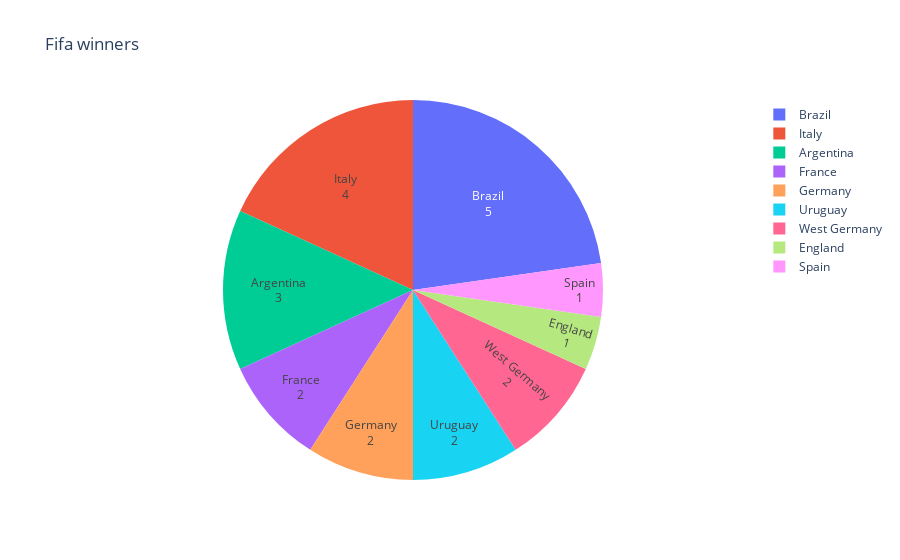

Here is the notebook cell this chart was saved with:
### Code cell
import plotly.express as px
fig=px.pie(winner,names='Champion',values='Number of times winner',title='Fifa winners')
fig.update_traces(textinfo='label+value')
fig.show()

### Figure 1 — Plotly figure (JSON) as saved in the notebook; plotly's stock layout.template omitted (floating-point values rounded to 4 significant figures)
{"data": [{"domain": {"x": [0, 1], "y": [0, 1]}, "hovertemplate": "Champion=%{label}<br>Number of times winner=%{value}<extra></extra>", "labels": ["Brazil", "Italy", "Argentina", "France", "Germany", "Uruguay", "West Germany", "England", "Spain"], "legendgroup": "", "name": "", "showlegend": true, "textinfo": "label+value", "type": "pie", "values": [5, 4, 3, 2, 2, 2, 2, 1, 1]}], "layout": {"legend": {"tracegroupgap": 0}, "title": {"text": "Fifa winners"}}}
